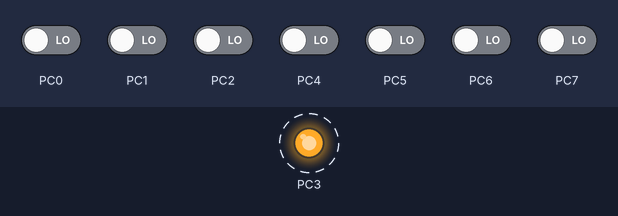
Recording of a program running on a simulated ATmega2560, built with avr-gcc and emulated at 14.7456 MHz. Shown: output pins drawn as LEDs (lit = HIGH). Dashed ring = blinking. The inputs (shaded band) are chosen by the test bench; at power-on: PC0–2, PC4–7 LOW.

Above: at 0.5 s.
Timing chart, 0 to 4.6 s (numbered marks = the images above):
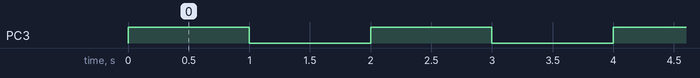

The program:

Buzzer_sai.c
```c
/********************************************************************************
 Written by: Vinod Desai, NEX Robotics Pvt. Ltd.
 Edited by: Sachitanand Malewar, NEX Robotics Pvt. Ltd.
 AVR Studio Version 4.17, Build 666

 Date: 26th December 2010

 This experiment demonstrates the simple operation of Buzzer ON/OFF with
 one second delay. Buzzer is connected to PORTC.3 of ATMEGAM2560

 Concepts covered:
 Output operation, generating exact delay

 Note: Make sure that in the configuration options following settings are
 done for proper operation of the code

 Microcontroller: atmega2560
 Frequency: 14745600
 Optimization: -O0 (For more information read section: Selecting proper optimization
 					options below figure 2.22 in the Software Manual)
*********************************************************************************/

/********************************************************************************

   Copyright (c) 2010, NEX Robotics Pvt. Ltd.			-*- c -*-
   All rights reserved.

   Redistribution and use in source and binary forms, with or without
   modification, are permitted provided that the following conditions are met:

   * Redistributions of source code must retain the above copyright
     notice, this list of conditions and the following disclaimer.

   * Redistributions in binary form must reproduce the above copyright
     notice, this list of conditions and the following disclaimer in
     the documentation and/or other materials provided with the
     distribution.

   * Neither the name of the copyright holders nor the names of
     contributors may be used to endorse or promote products derived
     from this software without specific prior written permission.

   * Source code can be used for academic purpose.
	 For commercial use permission form the author needs to be taken.

  THIS SOFTWARE IS PROVIDED BY THE COPYRIGHT HOLDERS AND CONTRIBUTORS "AS IS"
  AND ANY EXPRESS OR IMPLIED WARRANTIES, INCLUDING, BUT NOT LIMITED TO, THE
  IMPLIED WARRANTIES OF MERCHANTABILITY AND FITNESS FOR A PARTICULAR PURPOSE
  ARE DISCLAIMED. IN NO EVENT SHALL THE COPYRIGHT OWNER OR CONTRIBUTORS BE
  LIABLE FOR ANY DIRECT, INDIRECT, INCIDENTAL, SPECIAL, EXEMPLARY, OR
  CONSEQUENTIAL DAMAGES (INCLUDING, BUT NOT LIMITED TO, PROCUREMENT OF
  SUBSTITUTE GOODS OR SERVICES; LOSS OF USE, DATA, OR PROFITS; OR BUSINESS
  INTERRUPTION) HOWEVER CAUSED AND ON ANY THEORY OF LIABILITY, WHETHER IN
  CONTRACT, STRICT LIABILITY, OR TORT (INCLUDING NEGLIGENCE OR OTHERWISE)
  ARISING IN ANY WAY OUT OF THE USE OF THIS SOFTWARE, EVEN IF ADVISED OF THE
  POSSIBILITY OF SUCH DAMAGE.

  Software released under Creative Commence cc by-nc-sa licence.
  For legal information refer to:
  http://creativecommons.org/licenses/by-nc-sa/3.0/legalcode

********************************************************************************/
#define F_CPU 14745600
#include <avr/io.h>
#include <avr/interrupt.h>
#include <util/delay.h>

//Function to initialize Buzzer
void buzzer_pin_config (void)
{
 DDRC = DDRC | 0x08;		//Setting PORTC 3 as output
 PORTC = PORTC & 0xF7;		//Setting PORTC 3 logic low to turnoff buzzer
}

void port_init (void)
{
 buzzer_pin_config();
}

void buzzer_on (void)
{
 unsigned char port_restore = 0;
 port_restore = PINC;
 port_restore = port_restore | 0x08;
 PORTC = port_restore;
}

void buzzer_off (void)
{
 unsigned char port_restore = 0;
 port_restore = PINC;
 port_restore = port_restore & 0xF7;
 PORTC = port_restore;
}

void init_devices (void)
{
 cli(); //Clears the global interrupts
 port_init();
 sei(); //Enables the global interrupts
}

//Main Function
int main(void)
{
	init_devices();
	while(1)
	{
		buzzer_on();
		_delay_ms(1000);		//delay
		buzzer_off();
		_delay_ms(1000);		//delay
	}
}
```

Measured:
- by itself, PC3: alternates HIGH for 1.0 s and LOW for 1.0 s
